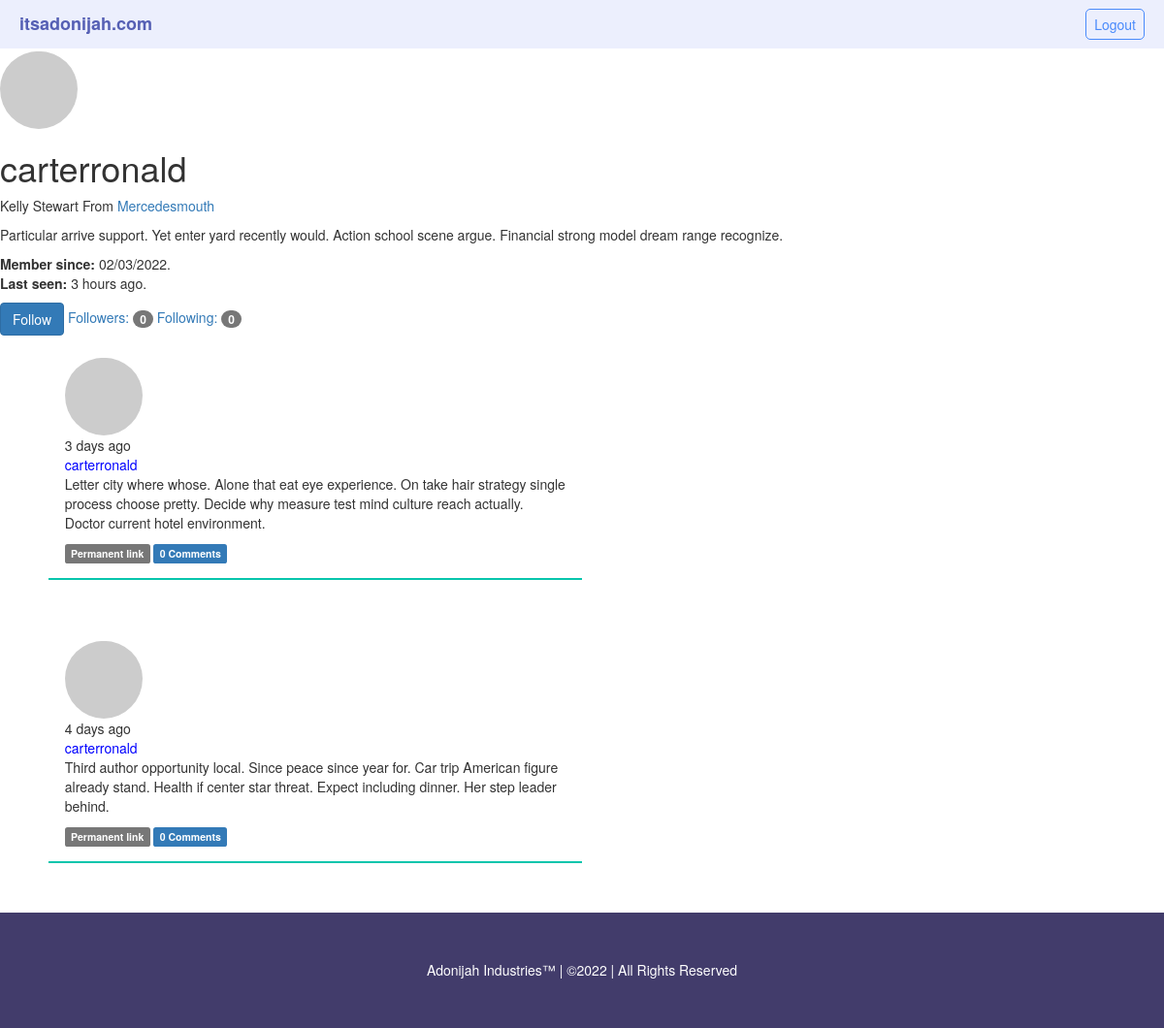
Page /user/carterronald (signed in) on the committed database.
### app/models.py (models this page shows, shortened)
class User(UserMixin,db.Model):
    __tablename__='users'
    id=db.Column(db.Integer,primary_key=True,autoincrement=True)
    email=db.Column(db.String(64),unique=True,index=True)
    username=db.Column(db.String(64),unique=True,index=True)
    password_hash=db.Column(db.String(128))
    confirmed=db.Column(db.Boolean,default=False)
    name=db.Column(db.String(64))
    profile=db.Column(db.String(20),nullable=True)
    location=db.Column(db.String(64))
    about_me=db.Column(db.Text())
    member_since=db.Column(db.DateTime(),default=datetime.utcnow)
    last_seen=db.Column(db.DateTime(),default=datetime.utcnow)
    avatar_hash=db.Column(db.String(64))
    role_id=db.Column(db.Integer,db.ForeignKey('roles.id'))
    posts=db.relationship('Post',backref='author',lazy='dynamic')
    followed=db.relationship('Follow',foreign_keys=[Follow.follower_id],backref=db.backref('follower', lazy='joined'), lazy='dynamic', cascade='all, delete-orphan')
    followers = db.relationship('Follow', foreign_keys=[Follow.followed_id], backref=db.backref('followed', lazy='joined'), lazy='dynamic', cascade='all, delete-orphan')
    comments=db.relationship('Comment',backref='author',lazy='dynamic')
    @property
    def password(self):
        raise AttributeError('Password is not a readable attribute')
    def is_following(self,user):
        if user.id is None:
            return False
        return self.followed.filter_by(followed_id=user.id).first() is not None
    def can(self,perm):
        return self.role is not None and self.role.has_permission(perm)
    def is_administrator(self):
        return self.can(Permission.ADMIN)
    def ping(self):
        self.last_seen=datetime.utcnow()
        db.session.add(self)
        db.session.commit()
    def gravatar(self,size=100,default='identicon',rating='g'):
        if request.is_secure:
            url = 'https://secure.gravatar.com/avatar'
        else:
            url = 'http://www.gravatar.com/avatar'
        hash = hashlib.md5(self.email.lower().encode('utf-8')).hexdigest()
        return '{url}/{hash}?s={size}&d={default}&r={rating}'.format(url=url, hash=hash, size=size, default=default, rating=rating)

class Post(db.Model):
    __tablename__='posts'
    id=db.Column(db.Integer,primary_key=True)
    body=db.Column(db.Text)
    timestamp=db.Column(db.DateTime,index=True,default=datetime.utcnow)
    body_html=db.Column(db.Text)
    author_id=db.Column(db.Integer,db.ForeignKey('users.id'))
    comments=db.relationship('Comment',backref='post',lazy='dynamic')

### app/main/views.py (the view)
@main.route('/user/<username>')
def user(username):
    user=User.query.filter_by(username=username).first_or_404()
    if user is None:
        abort(404)
    posts=user.posts.order_by(Post.timestamp.desc()).all()
    return render_template('user.html',user=user,posts=posts)

### app/main/__init__.py (called while the page is built)
@main.app_context_processor
def inject_permission():
    return dict(Permission=Permission)

### app/main/views.py (called while the page is built)
@main.after_app_request
def after_request(response):
    for query in get_debug_queries():
        if query.duration >= current_app.config['MICROBLOG_SLOW_DB_QUERY_TIME']:
            current_app.logger.warning('Slow query: %s\nParameters: %s\nDuration: %fs\nContext: %s\n'% (query.statement, query.parameters, query.duration, query.context))
    return response

@main.before_app_request
def before_request():
    if current_user.is_authenticated and not current_user.confirmed and request.blueprint !='main' and request.endpoint !='static':
        return redirect(url_for('main.unconfirmed'))

@main.before_app_request
def before_request():
    if current_user.is_authenticated:
        current_user.ping()
        if not current_user.confirmed and request.endpoint and request.blueprint !='main' and request.endpoint != 'static':
            return redirect(url_for('main.unconfirmed'))

### app/models.py (called while the page is built)
@login_manager.user_loader
def load_user(user_id):
    return User.query.get(int(user_id))

### app/templates/user.html (shortened to what this page needs)
{%extends "base.html"%}
{%block content%}
    <img class="img-circle profile-thumbnail" src="{{user.gravatar(size=256)}}"
    <div class="page-header">
        <h1>{{ user.username }}</h1>
        {% if user.name or user.location %}
        <p>
            {% if user.name %}{{ user.name }}{% endif %}
            {% if user.location %}
                From <a href="http://maps.google.com/?q={{ user.location }}" target="blank">{{ user.location }}</a>
            {% endif %}
            </p>
        {% endif %}
        {% if user.about_me %}<p>{{ user.about_me }}</p>{% endif %}
        <p>
            <b>Member since:</b> {{ moment(user.member_since).format('L') }}.
            <br/>
            <b>Last seen:</b> {{ moment(user.last_seen).fromNow() }}.
        </p>
        {% if not current_user.can(Permission.FOLLOW) and user != current_user %}
            {% if not current_user.is_following(user) %}
                <a href="{{ url_for('main.follow', username=user.username) }}" class="btn btn-primary">Follow</a>
            {% else %}
                <a href="{{ url_for('main.unfollow', username=user.username) }}" class="btn btn-default">Unfollow</a>
            {% endif %}
        {% endif %}
        <a href="{{ url_for('main.followers', username=user.username) }}">Followers: <span class="badge">{{ user.followers.count()-1 }}</span>
        </a>
        <a href="{{ url_for('main.followed_by', username=user.username) }}">Following: <span class="badge">{{ user.followed.count() -1 }}</span>
        </a>
    {%include '_posts.html'%}
    {{super()}}
{%endblock%}

### app/templates/_posts.html (shortened to what this page needs)
<ul class="posts">
{% for post in posts %}
    <li class="post">
        <div class="profile-thumbnail">
            <a href="{{ url_for('main.user', username=post.author.username) }}"><img class="img-circle profile-thumbnail" src="{{ post.author.gravatar(size=40) }}"></a>
        </div>
        <div class="post-date">
            {{ moment(post.timestamp).fromNow() }}
        </div>
        <div class="post-author">
            <a href="{{ url_for('main.user', username=post.author.username) }}"> {{ post.author.username }}</a>
        </div>
        <div class="post-body">
            {% if post.body_html %}
                {{ post.body_html | safe }}
            {% else %}
                {{ post.body }}
            {% endif %}
            <div class="post-footer">
                <a href="{{ url_for('main.post', id=post.id) }}"><span class="label label-default">Permanent link</span></a>
                <a href="{{ url_for('main.post', id=post.id) }}#comments">
                    <span class="label label-primary">{{ post.comments.count() }} Comments</span>
                </a>
            </div>
        </div>
    </li>
{% endfor %}
</ul>

### app/static/styles/styles.css (style rules this page uses)
:root { box-sizing: border-box; }
body { font: 'Ariel', 'sans-serif'; }
ul { list-style: none; height: 100%; display: flex; align-items: center; justify-content: space-around; }
ul a { color: white; }
ul li { padding: 5px; margin-left: 10px; }
.posts { display: flex; flex-direction: column; }
.post { flex: 1; padding: 1.2em; align-items: left; border-bottom: 2px solid rgb(7, 197, 172); }
.post-author>a { color: blue !important; }
.profile-thumbnail { margin-right: -5em; padding-top: .2em; }
@media (min-width:560px) { .posts { display: flex; max-width: 50%; flex-direction: column; justify-content: left; } }
@media (min-width:560px) { .post { display: flex; flex-direction: column; justify-content: left; } }

### rows in the picture
User: username "carterronald", name "Kelly Stewart", location "Mercedesmouth", about_me "Particular arrive support. Yet enter yard recently would. Action school scene argue. Financial strong model dream range recognize.", member_since "02/03/2022", last_seen "3 hours ago"
Post: timestamp "3 days ago", author.username "carterronald", body_html "Letter city where whose. Alone that eat eye experience. On take hair strategy single process choose pretty. Decide why measure test mind culture reach actually. Doctor current hotel environment.", comments.count "0"
Post: timestamp "4 days ago", author.username "carterronald", body_html "Third author opportunity local. Since peace since year for. Car trip American figure already stand. Health if center star threat. Expect including dinner. Her step leader behind.", comments.count "0"

### other values in the picture
{{ user.followers.count()-1 }} "0"
{{ user.followed.count() -1 }} "0"
